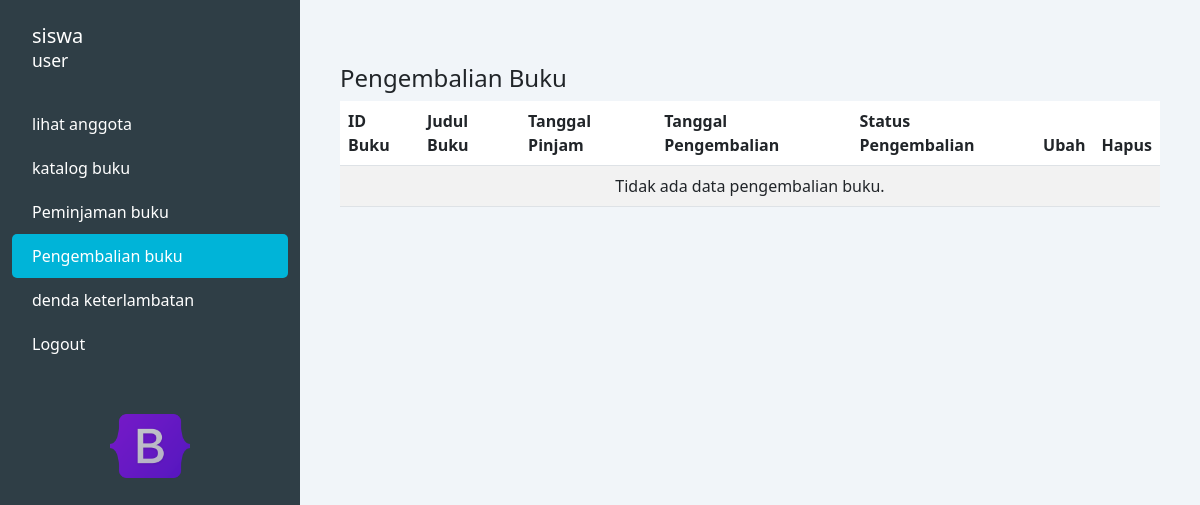
/pengembalian_buku.php, run on an earlier commit of the app's database.
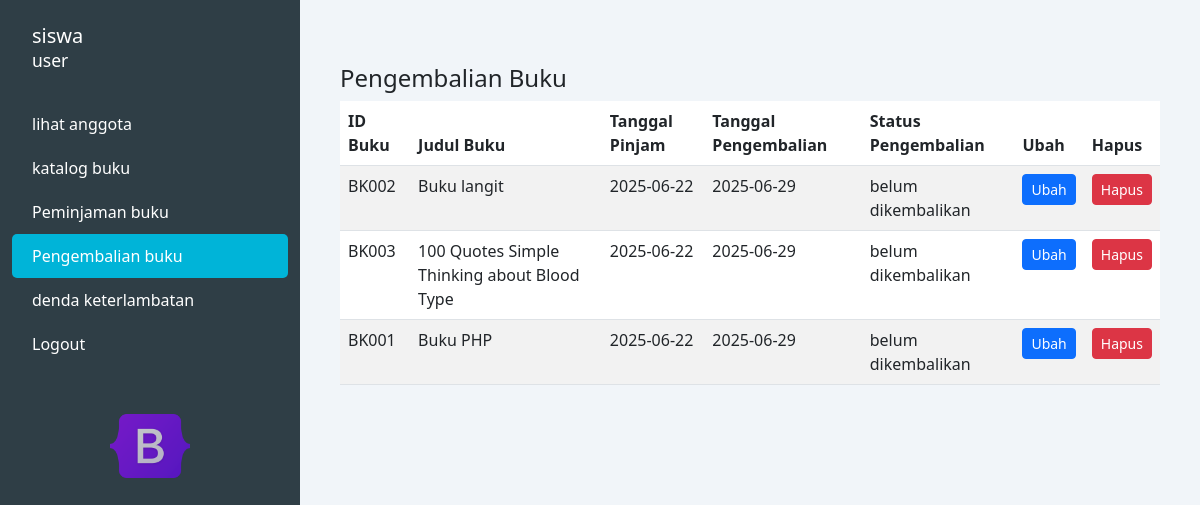
And on a later commit of the database.
### tables this page shows
CREATE TABLE `data_pengembalian` (
  `judul_buku` varchar(50) NOT NULL,
  `tanggal_pinjam` date NOT NULL,
  `tanggal_pengembalian` date NOT NULL,
  `status_pengembalian` enum('sudah dikembalikan','belum dikembalikan') NOT NULL,
  `id_buku` varchar(11) NOT NULL
);

### pengembalian_buku.php (the view, shortened to what this page needs)
<?php
$koneksi = mysqli_connect("localhost", "root", "", "perpustakaan");
$query = "SELECT id_buku, judul_buku, tanggal_pinjam, tanggal_pengembalian, status_pengembalian FROM data_pengembalian";
$result = mysqli_query($koneksi, $query);
?>
<!DOCTYPE html>
<html lang="en">
<head>
  <link href="https://cdn.jsdelivr.net/npm/bootstrap@5.3.0/dist/css/bootstrap.min.css" rel="stylesheet" />
</head>
<body>
  <div class="container-fluid">
    <div class="row">
      <nav class="col-md-3 d-none d-md-block sidebar min-vh-100 position-relative">
        <h5 class="pt-4">siswa<br /><small>user</small></h5>
        <a href="lihat_anggota.php">lihat anggota</a>
        <a href="katalog_buku.php">katalog buku</a>
        <a href="peminjaman_buku.php">Peminjaman buku</a>
        <a href="pengembalian_buku.php" class="active">Pengembalian buku</a>
        <a href="denda_keterlambatan.php">denda keterlambatan</a>
        <a href="logout.php">Logout</a>
        <div class="image-box text-center mt-5">
          <img src="assets/Bootstrap_logo.png" alt="icon" />
        </div>
      </nav>
      <main class="col-md-9 col-12 main-content">
        <h4 class="mt-4">Pengembalian Buku</h4>
        <div class="table-responsive">
          <table class="table table-striped table-hover">
            <thead>
              <tr>
                <th>ID Buku</th>
                <th>Judul Buku</th>
                <th>Tanggal Pinjam</th>
                <th>Tanggal Pengembalian</th>
                <th>Status Pengembalian</th>
                <th>Ubah</th> <th>Hapus</th> </tr>
            </thead>
            <tbody>
              <?php
              if (mysqli_num_rows($result) > 0) {
                  while ($row = mysqli_fetch_assoc($result)) {
                      echo "<tr>";
                      echo "<td>" . htmlspecialchars($row['id_buku']) . "</td>";
                      echo "<td>" . htmlspecialchars($row['judul_buku']) . "</td>";
                      echo "<td>" . htmlspecialchars($row['tanggal_pinjam']) . "</td>";
                      echo "<td>" . htmlspecialchars($row['tanggal_pengembalian']) . "</td>";
                      echo "<td>" . htmlspecialchars($row['status_pengembalian']) . "</td>";
                      echo '<td>';
                      if ($row['status_pengembalian'] != 'Sudah Dikembalikan') {
                          echo '<button class="btn btn-primary btn-sm" data-bs-toggle="modal" data-bs-target="#modalUbahPengembalian"
                                        data-idbuku="' . htmlspecialchars($row['id_buku']) . '"
                                        data-judulbuku="' . htmlspecialchars($row['judul_buku']) . '">Ubah</button>';
                      } else {
                          echo '<span class="text-success fw-bold">Buku Sudah Dikembalikan</span>';
                      }
                      echo '</td>';
                      echo '<td>';
                      echo '<button class="btn btn-danger btn-sm" onclick="confirmDelete(\'' . htmlspecialchars($row['id_buku']) . '\')">Hapus</button>';
                      echo '</td>';
                      echo "</tr>";
                  }
              } else {
                  echo "<tr><td colspan='7' class='text-center'>Tidak ada data pengembalian buku.</td></tr>";
              }
              ?>
            </tbody>
          </table>
        </div>
      </main>
    </div>
  </div>
</body>
</html>

What changed in the data, as far as the page shows it:
added data_pengembalian: id_buku "BK002", judul_buku "Buku langit", tanggal_pinjam "2025-06-22", tanggal_pengembalian "2025-06-29", status_pengembalian "belum dikembalikan"
added data_pengembalian: id_buku "BK003", judul_buku "100 Quotes Simple Thinking about Blood Type", tanggal_pinjam "2025-06-22", tanggal_pengembalian "2025-06-29", status_pengembalian "belum dikembalikan"
added data_pengembalian: id_buku "BK001", judul_buku "Buku PHP", tanggal_pinjam "2025-06-22", tanggal_pengembalian "2025-06-29", status_pengembalian "belum dikembalikan"
Also different on the page:
text no longer shown: "Tidak ada data pengembalian buku."
